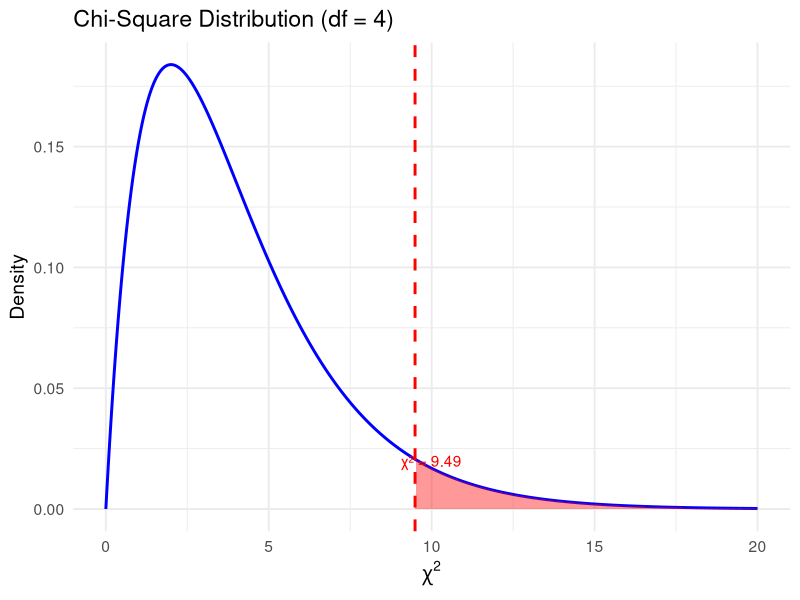
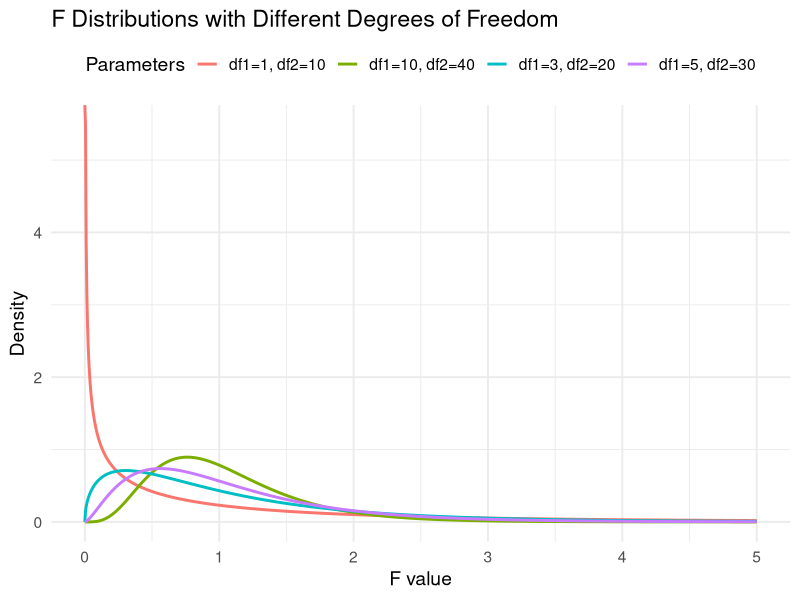
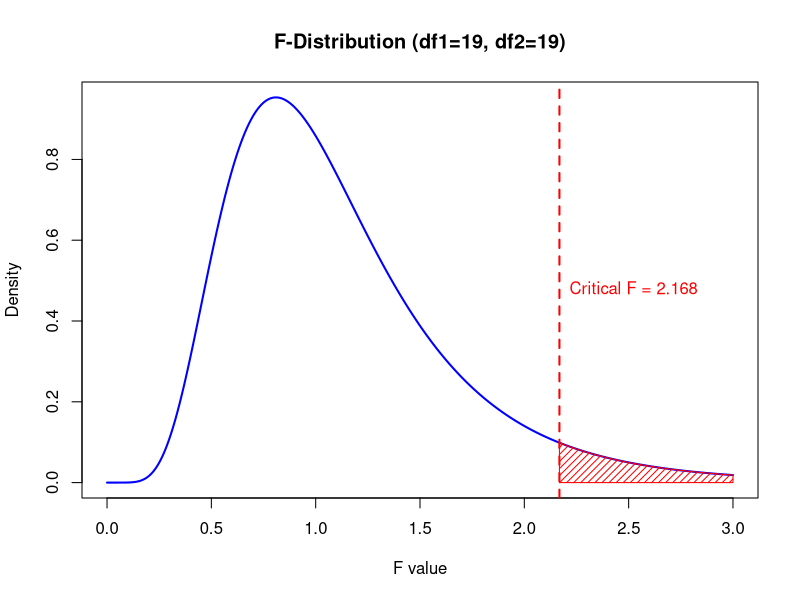
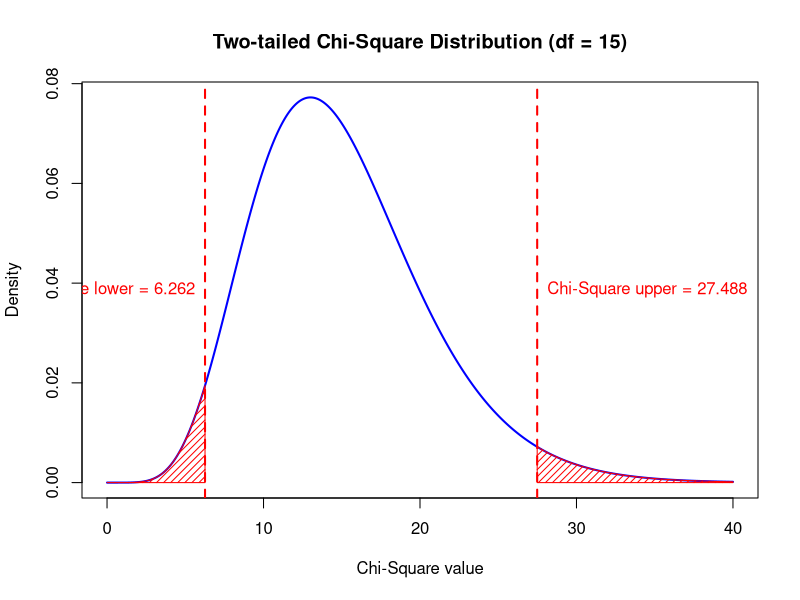
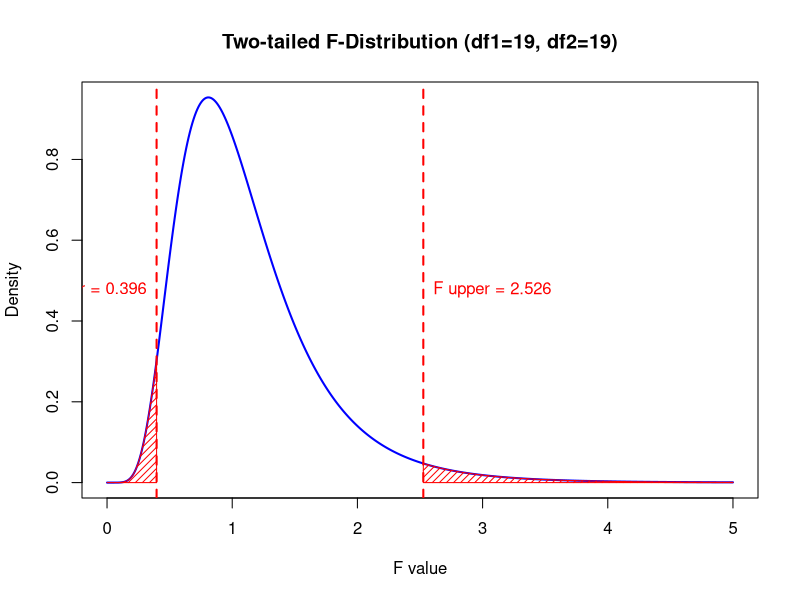
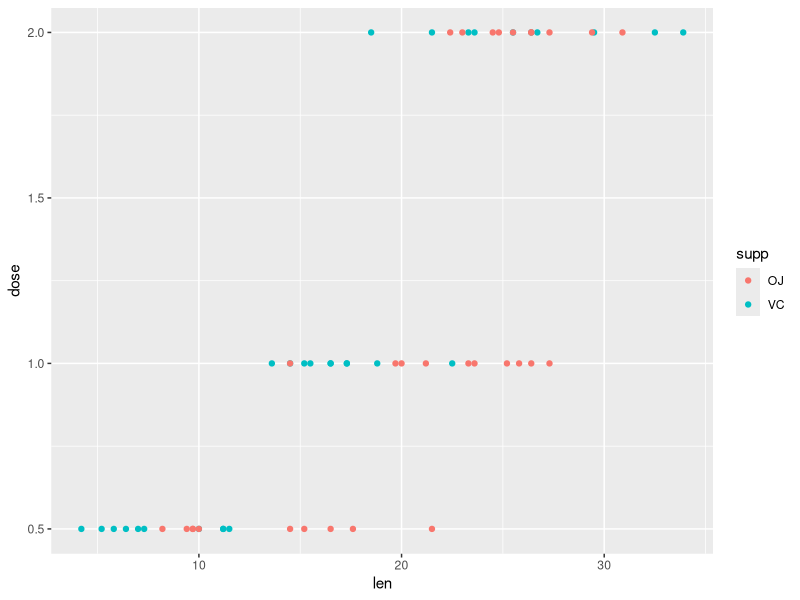
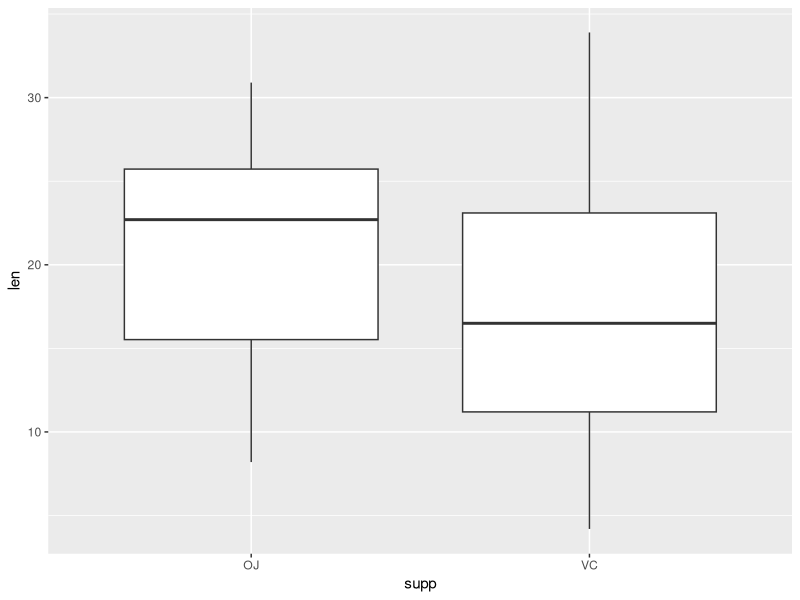

Source code (R) for these figures, in order:
## ---- chunk 1
knitr::opts_chunk$set(
  echo = TRUE,comment = '', fig.align = 'center'  , out.width="50%"
)
knitr::include_graphics
library(ggplot2)
## ---- chunk 2
# Degrees of freedom and chi-square statistic
df_value <- 4
chisq_value <- 9.49

# Create data
x <- seq(0, 20, length.out = 1000)
y <- dchisq(x, df = df_value)
df <- data.frame(x, y)

# Shade right tail (p-value region)
shade <- subset(df, x >= chisq_value)

# Plot
ggplot(df, aes(x, y)) +
  geom_line(color = "blue", linewidth = 1) +
  geom_area(data = shade, aes(x, y), fill = "red", alpha = 0.4) +
  geom_vline(xintercept = chisq_value, color = "red", linetype = "dashed", linewidth = 1) +
  annotate("text", x = chisq_value + 0.5, y = 0.02, 
           label = paste0("χ² = ", chisq_value), color = "red") +
  labs(
    title = paste0("Chi-Square Distribution (df = ", df_value, ")"),
    x = expression(chi^2),
    y = "Density"
  ) +
  theme_minimal(base_size = 14)
## ---- chunk 3
alpha <- 0.05
n <- 20
chiCriVal <- qchisq(1-alpha,n-1)
chiCriVal
1-pchisq(chiCriVal,df = n-1)
chiCriVal <- qchisq(alpha,n-1)
pchisq(chiCriVal,df = n-1)
## ---- chunk 4

# Define x range and several (df1, df2) combinations
x <- seq(0, 5, length.out = 1000)
dfs <- data.frame(
  df1 = c(1, 3, 5, 10),
  df2 = c(10, 20, 30, 40)
)

# Generate data for each F distribution
data_list <- lapply(1:nrow(dfs), function(i) {
  df1 <- dfs$df1[i]
  df2 <- dfs$df2[i]
  data.frame(
    x = x,
    y = df(x, df1 = df1, df2 = df2),
    label = paste0("df1=", df1, ", df2=", df2)
  )
})

df_all <- do.call(rbind, data_list)

# Plot all F-distributions
ggplot(df_all, aes(x = x, y = y, color = label)) +
  geom_line(linewidth = 1) +
  labs(
    title = "F Distributions with Different Degrees of Freedom",
    x = "F value",
    y = "Density",
    color = "Parameters"
  ) +
  theme_minimal(base_size = 14) +
  theme(legend.position = "top")
## ---- chunk 5
alpha <- 0.05
n1 <- 20
n2 <- 20
fVal <- qf(1-alpha,n1-1,n2-1)
fVal
#Check the probability
1-pf(fVal,df1 = n1-1,df2 = n2-1)
## ---- chunk 6
# Parameters
df1 <- 19
df2 <- 19
alpha <- 0.05

# Critical value
F_crit <- qf(0.95, df1, df2)

# Sequence for F values
F_values <- seq(0, 3, length.out = 500)  # adjust upper limit if needed

# F density
y_values <- df(F_values, df1, df2)

# Plot
plot(F_values, y_values, type = "l", lwd = 2, col = "blue",
     main = "F-Distribution (df1=19, df2=19)",
     xlab = "F value", ylab = "Density")

# Shade the rejection region
x_shade <- seq(F_crit, max(F_values), length.out = 100)
y_shade <- df(x_shade, df1, df2)
polygon(c(F_crit, x_shade, max(F_values)), c(0, y_shade, 0), col = "red", density = 20)

# Add vertical line for critical value
abline(v = F_crit, col = "red", lwd = 2, lty = 2)

# Add text label
text(F_crit, max(y_values)/2, labels = paste("Critical F =", round(F_crit, 3)), pos = 4, col="red")
## ---- chunk 7
# Parameters
df <- 15
alpha <- 0.05

# Two-tailed critical values
chisq_upper <- qchisq(1 - alpha/2, df)
chisq_lower <- qchisq(alpha/2, df)  # note: lower tail critical value

# Sequence for F values
chisq_values <- seq(0, 40, length.out = 500)  # adjust upper limit if needed

# F density
y_values <- dchisq(chisq_values, df)

# Plot F-distribution
plot(chisq_values, y_values, type = "l", lwd = 2, col = "blue",
     main = "Two-tailed Chi-Square Distribution (df = 15)",
     xlab = "Chi-Square value", ylab = "Density")

# Shade lower rejection region
x_shade_lower <- seq(min(chisq_values), chisq_lower, length.out = 100)
y_shade_lower <- dchisq(x_shade_lower, df)
polygon(c(min(chisq_values), x_shade_lower, chisq_lower), c(0, y_shade_lower, 0),
        col = "red", density = 20)

# Shade upper rejection region
x_shade_upper <- seq(chisq_upper, max(chisq_values), length.out = 100)
y_shade_upper <- dchisq(x_shade_upper, df)
polygon(c(chisq_upper, x_shade_upper, max(chisq_values)), c(0, y_shade_upper, 0),
        col = "red", density = 20)

# Add vertical lines for critical values
abline(v = chisq_lower, col = "red", lwd = 2, lty = 2)
abline(v = chisq_upper, col = "red", lwd = 2, lty = 2)

# Add text labels
text(chisq_lower, max(y_values)/2, labels = paste("Chi-Square lower =", round(chisq_lower, 3)), pos = 2, col="red")
text(chisq_upper, max(y_values)/2, labels = paste("Chi-Square upper =", round(chisq_upper, 3)), pos = 4, col="red")
## ---- chunk 8
weight <-c(46.4,46.1, 45.8, 47.0, 46.1, 45.9, 45.8, 46.9, 45.2,46.0)
n<- length(weight)
ssquare <- var(weight)
ssquare
## ---- chunk 9
alpha <- 0.05  # 95% confidence interval
# chi-squared alpha/2
chiVal1 <- qchisq(1-alpha/2,n-1)
chiVal1
# chi-squared 1-alpha/2
chiVal2 <- qchisq(alpha/2,n-1)
chiVal2
## ---- chunk 10
loBd <- (n-1)*ssquare/chiVal1
loBd
upBd <- (n-1)*ssquare/chiVal2
upBd
## ---- chunk 11
# Parameters
df1 <- 19
df2 <- 19
alpha <- 0.05

# Two-tailed critical values
F_upper <- qf(1 - alpha/2, df1, df2)
F_lower <- qf(alpha/2, df1, df2)  # note: lower tail critical value

# Sequence for F values
F_values <- seq(0, 5, length.out = 500)  # adjust upper limit if needed

# F density
y_values <- df(F_values, df1, df2)

# Plot F-distribution
plot(F_values, y_values, type = "l", lwd = 2, col = "blue",
     main = "Two-tailed F-Distribution (df1=19, df2=19)",
     xlab = "F value", ylab = "Density")

# Shade lower rejection region
x_shade_lower <- seq(min(F_values), F_lower, length.out = 100)
y_shade_lower <- df(x_shade_lower, df1, df2)
polygon(c(min(F_values), x_shade_lower, F_lower), c(0, y_shade_lower, 0),
        col = "red", density = 20)

# Shade upper rejection region
x_shade_upper <- seq(F_upper, max(F_values), length.out = 100)
y_shade_upper <- df(x_shade_upper, df1, df2)
polygon(c(F_upper, x_shade_upper, max(F_values)), c(0, y_shade_upper, 0),
        col = "red", density = 20)

# Add vertical lines for critical values
abline(v = F_lower, col = "red", lwd = 2, lty = 2)
abline(v = F_upper, col = "red", lwd = 2, lty = 2)

# Add text labels
text(F_lower, max(y_values)/2, labels = paste("F lower =", round(F_lower, 3)), pos = 2, col="red")
text(F_upper, max(y_values)/2, labels = paste("F upper =", round(F_upper, 3)), pos = 4, col="red")
## ---- chunk 12
n1 <- 15
n2 <- 12
s1 <- 3.07
s2 <- 0.80
alpha <- 0.02
loBd <- s1^2/s2^2/qf(1-alpha/2, n1-1, n2-1)
loBd
upBd <- s1^2/s2^2*qf(1-alpha/2, n2-1, n1-1)
upBd
## ---- chunk 13
noNitro<- c(0.32,0.53 ,0.28, 0.37, 0.47, 0.43, 0.36, 0.42,0.38,0.43)
s1 <- sd(noNitro)
Nitro<- c(0.26,0.43,0.47,0.49,0.52,0.75,0.79,0.86, 0.62,0.46)
s2<- sd(Nitro)
2*pf(s1^2/s2^2,9,9)
## ---- chunk 14
var.test(noNitro,Nitro,alternative = "two.sided",conf.level = 0.95)
## ---- chunk 15
sample1 <- c(19.8,12.7,13.2,16.9,10.6,18.8,11.1 ,14.3,17.0,12.5)
sample2 <- c(24.9,22.8,23.6,22.1,20.4,21.6,21.8 ,22.5)
var.test(sample1,sample2,alternative = "two.sided",conf.level = 0.99)
## ---- chunk 16
head(ToothGrowth)
summary(ToothGrowth)
## ---- chunk 17
ggplot(data = ToothGrowth) + geom_point(mapping = aes(x = len, y = dose, colour = supp))
## ---- chunk 18
ggplot(data = ToothGrowth) + geom_boxplot(mapping = aes(x = supp, y = len))
## ---- chunk 19
var.test(len ~ supp, data = ToothGrowth)
